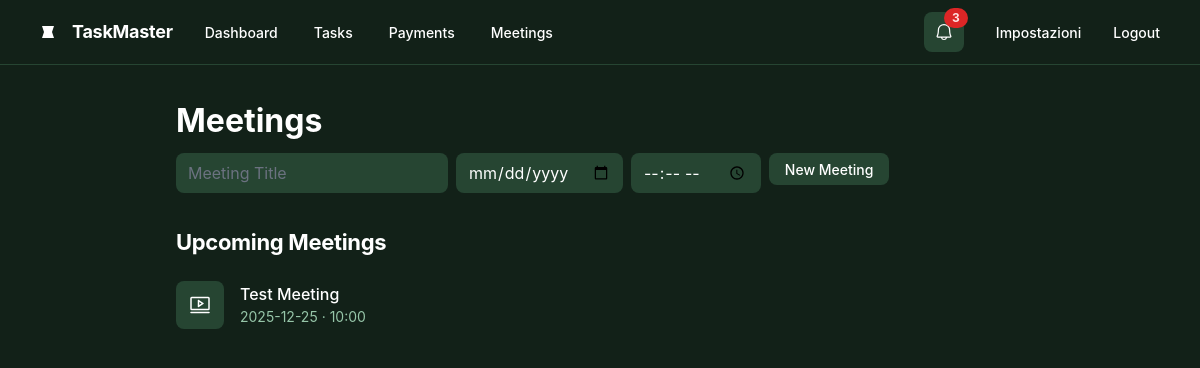
/meeting (signed in), run on an earlier commit of the app's database.
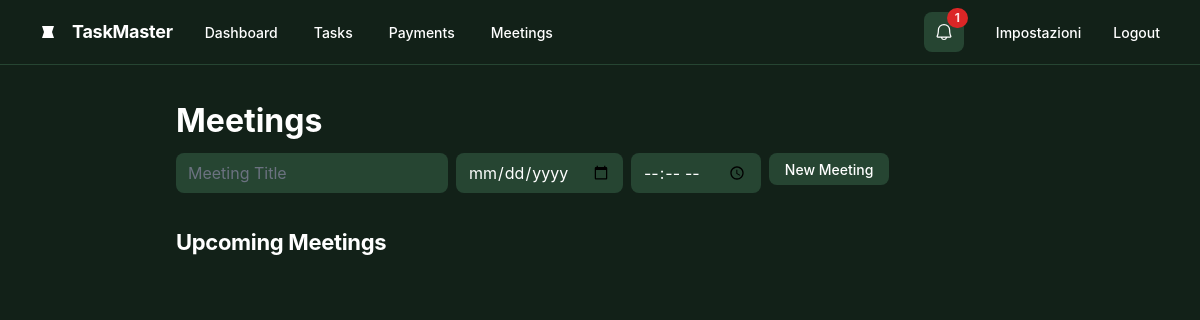
And on a later commit of the database.
### tables this page shows
CREATE TABLE meetings (
                    id INTEGER PRIMARY KEY AUTOINCREMENT,
                    title TEXT NOT NULL,
                    date TEXT NOT NULL,
                    time TEXT NOT NULL,
                    user_id INTEGER,
                    FOREIGN KEY(user_id) REFERENCES users(id)
                );

### app.py (the view)
@app.route('/meeting')
@login_required
def meeting():
    db = get_db()
    meetings = db.execute('SELECT * FROM meetings ORDER BY date, time').fetchall()
    return render_template('meeting.html', meetings=meetings)

### app.py (called while the page is built)
@app.before_request
def before_request():
    if 'language' in session:
        g.locale = session['language']
    else:
        g.locale = request.accept_languages.best_match(app.config['LANGUAGES'].keys())

def get_db():
    db = getattr(g, '_database', None)
    if db is None:
        db = g._database = sqlite3.connect(DATABASE)
        db.row_factory = sqlite3.Row
    return db

@app.teardown_appcontext
def close_connection(exception):
    db = getattr(g, '_database', None)
    if db is not None:
        db.close()

def login_required(f):
    @wraps(f)
    def decorated_function(*args, **kwargs):
        if 'user_id' not in session:
            return redirect(url_for('login'))
        return f(*args, **kwargs)
    return decorated_function

### templates/meeting.html (shortened to what this page needs)
{% extends "layout.html" %}
{% block content %}
<div class="flex flex-wrap justify-between gap-3 p-4">
  <p class="text-white tracking-light text-[32px] font-bold leading-tight min-w-72">{{ _('Meetings') }}</p>
  <form action="{{ url_for('new_meeting') }}" method="post" class="flex gap-2">
      <input type="text" name="title" placeholder="{{ _('Meeting Title') }}" class="form-input bg-[#264532] text-white rounded-lg border-none focus:ring-0">
      <input type="date" name="date" class="form-input bg-[#264532] text-white rounded-lg border-none focus:ring-0">
      <input type="time" name="time" class="form-input bg-[#264532] text-white rounded-lg border-none focus:ring-0">
      <button type="submit" class="flex min-w-[84px] max-w-[480px] cursor-pointer items-center justify-center overflow-hidden rounded-lg h-8 px-4 bg-[#264532] text-white text-sm font-medium leading-normal">
          <span class="truncate">{{ _('New Meeting') }}</span>
      </button>
  </form>
</div>
<h2 class="text-white text-[22px] font-bold leading-tight tracking-[-0.015em] px-4 pb-3 pt-5">{{ _('Upcoming Meetings') }}</h2>
{% for meeting in meetings %}
<div class="flex items-center gap-4 bg-[#122118] px-4 min-h-[72px] py-2">
  <div class="text-white flex items-center justify-center rounded-lg bg-[#264532] shrink-0 size-12" data-icon="Video" data-size="24px" data-weight="regular">
  </div>
  <div class="flex flex-col justify-center">
    <p class="text-white text-base font-medium leading-normal line-clamp-1">{{ meeting.title }}</p>
    <p class="text-[#96c5a8] text-sm font-normal leading-normal line-clamp-2">{{ meeting.date }} · {{ meeting.time }}</p>
  </div>
</div>
{% endfor %}
{% endblock %}

What changed in the data, as far as the page shows it:
removed meetings: title "Test Meeting", date "2025-12-25", time "10:00"
Also different on the page:
{{ notifications|length }}: "3" → "1"
